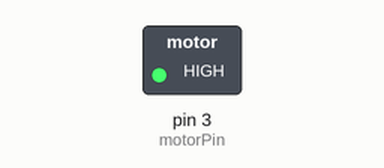
A sketch run on a simulated Arduino Uno, built with avr-gcc and run on an emulated ATmega328P. Shown: switched loads named in the sketch (green lamp = pin HIGH). What the sketch prints to the serial monitor is not drawn.

Above: at 0.1 s.
Timing chart, 0 to 1.6 s (numbered marks = the images above):
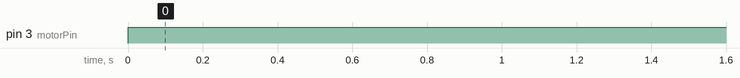

Measured:
- by itself, pin 3 (motorPin): LOW → HIGH at 0.00 s

The sketch:

water_pomp.ino
```cpp
int motorPin = 3;

void setup()
{
  pinMode(motorPin, OUTPUT);
  Serial.begin(9600);
  while (! Serial);
  Serial.println("Speed 0 to 255");
}


void loop()
{

      analogWrite(motorPin, 255);


}
```
